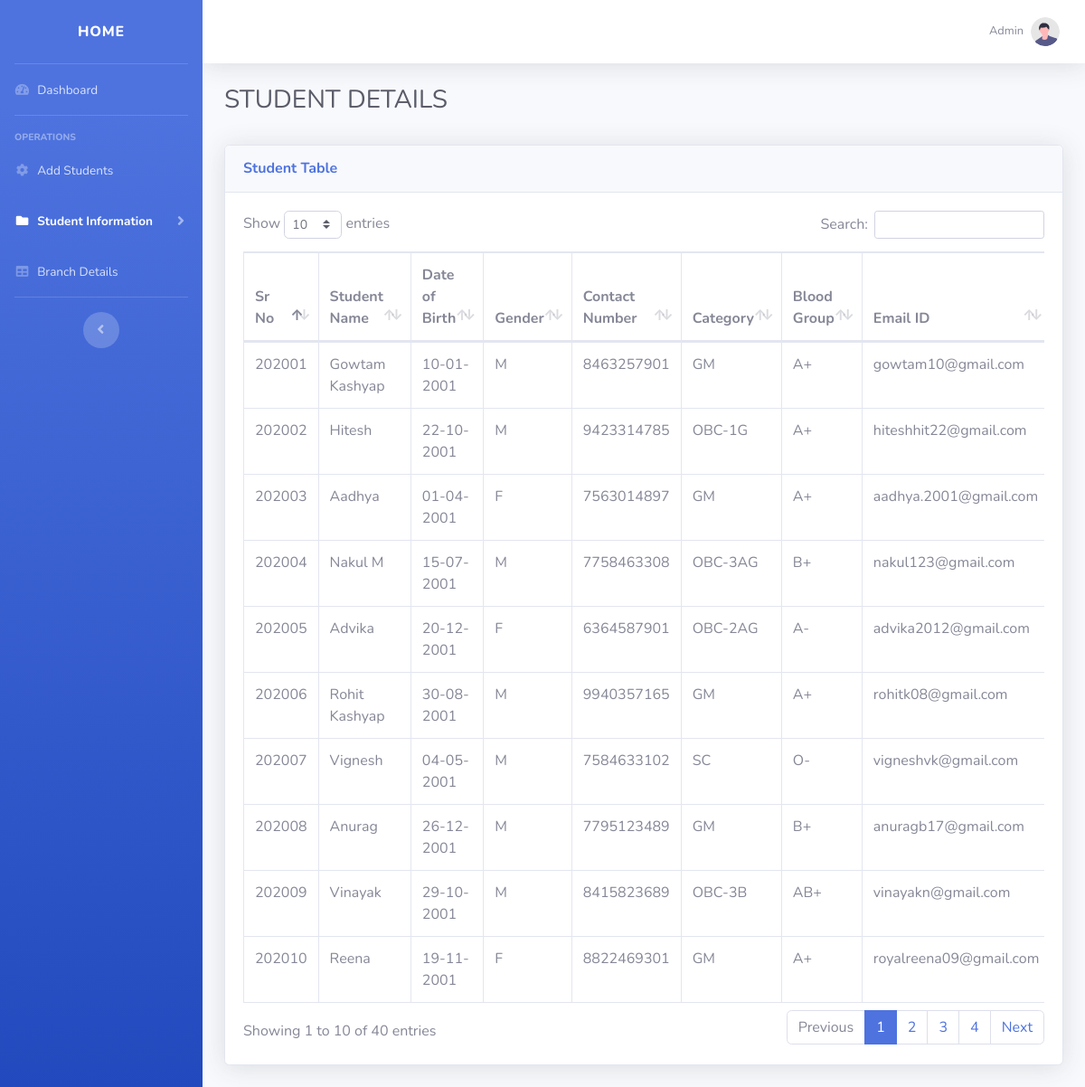
Screenshot of /frontend/studentdisplay.php (signed in) with the database file from the repository.
### tables this page shows
CREATE TABLE `student_info` (
  `SR_NO` int(11) NOT NULL,
  `STUDENT_NAME` char(50) NOT NULL,
  `DOB` varchar(50) NOT NULL,
  `GENDER` char(1) NOT NULL,
  `CONTACT_NUMBER` varchar(50) NOT NULL,
  `CATEGORY` varchar(10) NOT NULL,
  `BLOOD_GROUP` varchar(13) NOT NULL,
  `EMAIL_ID` varchar(50) NOT NULL
);

### frontend/studentdisplay.php (the view, shortened to what this page needs)
<!DOCTYPE html>
<html lang="en">
<head>
    <link href="vendor/fontawesome-free/css/all.min.css" rel="stylesheet" type="text/css">
    <link href="css/sb-admin-2.min.css" rel="stylesheet">
    <link href="vendor/datatables/dataTables.bootstrap4.min.css" rel="stylesheet">
</head>
<body id="page-top">
    <div id="wrapper">
        <ul class="navbar-nav bg-gradient-primary sidebar sidebar-dark accordion" id="accordionSidebar">
            <a class="sidebar-brand d-flex align-items-center justify-content-center" href="index.php">
                <div class="sidebar-brand-text mx-3">HOME</div>
            </a>
            <hr class="sidebar-divider my-0">
            <li class="nav-item">
                <a class="nav-link" href="index.php">
                    <i class="fas fa-fw fa-tachometer-alt"></i>
                    <span>Dashboard</span></a>
            </li>
            <hr class="sidebar-divider">
            <div class="sidebar-heading">
                OPERATIONS
            </div>
            <li class="nav-item">
                <a class="nav-link collapsed" href="studentinfo.php">
                    <i class="fas fa-fw fa-cog"></i>
                    <span>Add Students</span>
                </a>
            </li>
            <li class="nav-item active">
                <a class="nav-link collapsed" href="#" data-toggle="collapse" data-target="#collapsePages"
                    aria-expanded="true" aria-controls="collapsePages">
                    <i class="fas fa-fw fa-folder"></i>
                    <span>Student Information</span>
                </a>
            </li>
            <li class="nav-item">
                <a class="nav-link" href="tables.php">
                    <i class="fas fa-fw fa-table"></i>
                    <span>Branch Details</span></a>
            </li>
            <hr class="sidebar-divider d-none d-md-block">
            <div class="text-center d-none d-md-inline">
                <button class="rounded-circle border-0" id="sidebarToggle"></button>
            </div>
        </ul>
        <div id="content-wrapper" class="d-flex flex-column">
            <div id="content">
                <nav class="navbar navbar-expand navbar-light bg-white topbar mb-4 static-top shadow">
                    <ul class="navbar-nav ml-auto">
                        <li class="nav-item dropdown no-arrow">
                            <a class="nav-link dropdown-toggle" href="#" id="userDropdown" role="button"
                                data-toggle="dropdown" aria-haspopup="true" aria-expanded="false">
                                <span class="mr-2 d-none d-lg-inline text-gray-600 small">Admin</span>
                                <img class="img-profile rounded-circle"
                                    src="img/undraw_profile.svg">
                            </a>
                        </li>
                    </ul>
                </nav>
                <div class="container-fluid">
                    <h1 class="h3 mb-2 text-gray-800">STUDENT DETAILS</h1>
                    <br>
                    <div class="card shadow mb-4">
                        <div class="card-header py-3">
                            <h6 class="m-0 font-weight-bold text-primary">Student Table</h6>
                        </div>
                        <div class="card-body">
                            <div class="table-responsive">
                                <table class="table table-bordered" id="dataTable" width="100%" cellspacing="0">
                                    <thead>
                                        <tr>
                                            <th>Sr No</th>
                                            <th>Student Name</th>
                                            <th>Date of Birth</th>
                                            <th>Gender</th>
                                            <th>Contact Number</th>
                                            <th>Category</th>
                                            <th>Blood Group</th>
                                            <th>Email ID</th>
                                        </tr>
                                    </thead>
                                    <tbody>
                                        <?php
                                          $servername = "localhost";
                                          $username = "root";
                                          $password = "";
                                          $dbname = "home";
                                          $conn = new mysqli($servername, $username, $password, $dbname);
                                          $sql = "SELECT * FROM student_info";
                                          $result = $conn->query($sql);
                                          if ($result->num_rows > 0) {
                                          while($row = mysqli_fetch_array($result)) {
                                        ?>
                                        <tr>
                                            <td><?php echo $row["SR_NO"]; ?></td>
                                            <td><?php echo $row["STUDENT_NAME"]; ?></td>
                                            <td><?php echo $row["DOB"]; ?></td>
                                            <td><?php echo $row["GENDER"]; ?></td>
                                            <td><?php echo $row["CONTACT_NUMBER"]; ?></td>
                                            <td><?php echo $row["CATEGORY"]; ?></td>
                                            <td><?php echo $row["BLOOD_GROUP"]; ?></td>
                                            <td><?php echo $row["EMAIL_ID"]; ?></td>
                                        </tr>
                                        <?php }
                                        } else {
                                          echo "0 results";
                                        }
                                    ?>
                                </table>
                            </div>
                        </div>
                    </div>
                </div>
            </div>
        </div>
    </div>
</body>
</html>

### rows the page displays
student_info: SR_NO "202001", STUDENT_NAME "Gowtam Kashyap", DOB "10-01-2001", GENDER "M", CONTACT_NUMBER "8463257901", CATEGORY "GM", BLOOD_GROUP "A+", EMAIL_ID "gowtam10@gmail.com"
student_info: SR_NO "202002", STUDENT_NAME "Hitesh", DOB "22-10-2001", GENDER "M", CONTACT_NUMBER "9423314785", CATEGORY "OBC-1G", BLOOD_GROUP "A+", EMAIL_ID "hiteshhit22@gmail.com"
student_info: SR_NO "202003", STUDENT_NAME "Aadhya", DOB "01-04-2001", GENDER "F", CONTACT_NUMBER "7563014897", CATEGORY "GM", BLOOD_GROUP "A+", EMAIL_ID "aadhya.2001@gmail.com"
student_info: SR_NO "202004", STUDENT_NAME "Nakul M", DOB "15-07-2001", GENDER "M", CONTACT_NUMBER "7758463308", CATEGORY "OBC-3AG", BLOOD_GROUP "B+", EMAIL_ID "nakul123@gmail.com"
student_info: SR_NO "202005", STUDENT_NAME "Advika", DOB "20-12-2001", GENDER "F", CONTACT_NUMBER "6364587901", CATEGORY "OBC-2AG", BLOOD_GROUP "A-", EMAIL_ID "advika2012@gmail.com"
student_info: SR_NO "202006", STUDENT_NAME "Rohit Kashyap", DOB "30-08-2001", GENDER "M", CONTACT_NUMBER "9940357165", CATEGORY "GM", BLOOD_GROUP "A+", EMAIL_ID "rohitk08@gmail.com"
student_info: SR_NO "202007", STUDENT_NAME "Vignesh", DOB "04-05-2001", GENDER "M", CONTACT_NUMBER "7584633102", CATEGORY "SC", BLOOD_GROUP "O-", EMAIL_ID "vigneshvk@gmail.com"
student_info: SR_NO "202008", STUDENT_NAME "Anurag", DOB "26-12-2001", GENDER "M", CONTACT_NUMBER "7795123489", CATEGORY "GM", BLOOD_GROUP "B+", EMAIL_ID "anuragb17@gmail.com"
student_info: SR_NO "202009", STUDENT_NAME "Vinayak", DOB "29-10-2001", GENDER "M", CONTACT_NUMBER "8415823689", CATEGORY "OBC-3B", BLOOD_GROUP "AB+", EMAIL_ID "vinayakn@gmail.com"
student_info: SR_NO "202010", STUDENT_NAME "Reena", DOB "19-11-2001", GENDER "F", CONTACT_NUMBER "8822469301", CATEGORY "GM", BLOOD_GROUP "A+", EMAIL_ID "royalreena09@gmail.com"
